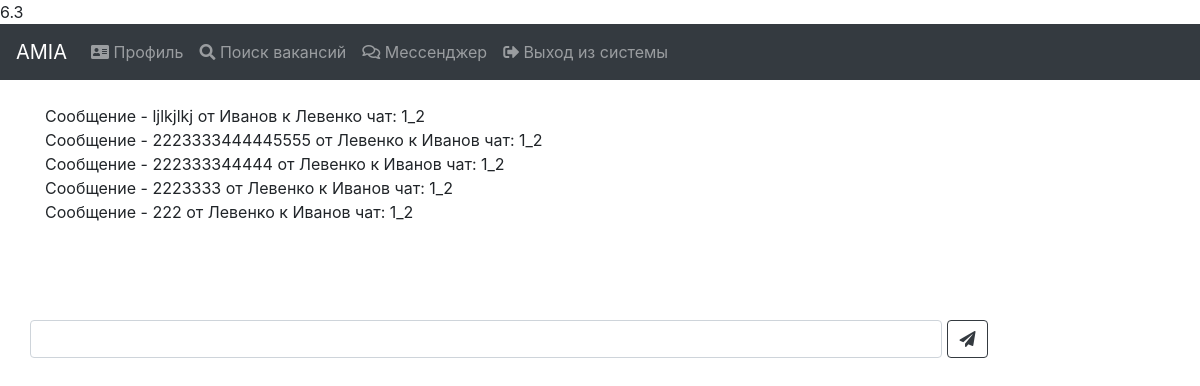
The app's page /messaging/chat/1 with its own data.
### messaging/models.py (models this page shows, shortened)
class Message(models.Model):
    message_text = models.TextField(verbose_name="Текст сообщения")
    message_from = models.ForeignKey(SocialProfile, on_delete=models.CASCADE, verbose_name="Сообщение от",
                                     related_name="Message_from")
    message_to = models.ForeignKey(SocialProfile, on_delete=models.CASCADE, verbose_name="Сообщение к",
                                   related_name="Message_to")
    date_added = models.DateTimeField(verbose_name="Дата и время сообщения", auto_now_add=True)
    chat = models.ForeignKey(Chat, on_delete=models.CASCADE, verbose_name="Название чата", blank=True, null=True)
    def __str__(self):
        return 'Сообщение - ' + self.message_text + ' от ' + self.message_from.last_name + ' к ' + \
               self.message_to.last_name + ' чат: ' + self.chat.chat_name
    class Meta:
        ordering = ('-date_added',)
        verbose_name = 'Message'
        verbose_name_plural = 'Messages'

class Chat(models.Model):
    PERSONAL = 1
    GROUP = 2
    TYPE_CHOICES = [
        (PERSONAL, 'Personal'),
        (GROUP, 'Group'),
    ]
    chat_name = models.CharField(max_length=255, verbose_name="Название чата")
    chat_type = models.IntegerField(verbose_name="Тип чата", choices=TYPE_CHOICES, default=PERSONAL)
    class Meta:
        ordering = ('chat_name',)
        verbose_name = 'Chat'
        verbose_name_plural = 'Chats'

### social_profile/models.py (models this page shows, shortened)
class SocialProfile(models.Model):
    user = models.OneToOneField(User, on_delete=models.CASCADE)
    last_name = models.CharField(max_length=100, verbose_name="Last name")
    first_name = models.CharField(max_length=100, verbose_name="First name")
    patronymic = models.CharField(max_length=100, verbose_name="Patronymic", blank=True, null=True)
    email = models.EmailField(verbose_name="E-mail")
    date_of_birth = models.DateField(verbose_name="Date_of_birth", blank=True, null=True)
    status = models.IntegerField(verbose_name="Status", default=1)
    date_added = models.DateTimeField(verbose_name="Date_added", auto_now_add=True)
    profile_img = models.ImageField(verbose_name="Profile_img", blank=True, null=True, upload_to='profile')
    about_myself = models.TextField(verbose_name="About_myself", blank=True, null=True)
    contact_information_phone = models.CharField(max_length=255, verbose_name="Phone", blank=True, null=True)
    contact_information_address = models.CharField(max_length=255, verbose_name="Address", blank=True, null=True)
    education = models.ManyToManyField(Specialty, verbose_name="Education", through="EducationWithInfo")
    work_experience = models.ManyToManyField(WorkExperience, verbose_name="Work experience")
    interests = models.ManyToManyField(Interest, verbose_name="Interests", blank=True)
    skills = models.ManyToManyField(Skill, verbose_name="Skills", blank=True)
    languages = models.ManyToManyField(Language, verbose_name="Language", through='LanguageWithLevel')
    class Meta:
        ordering = ('last_name',)
        verbose_name = 'Social profile'
        verbose_name_plural = 'Social profiles'

### messaging/views.py (the view)
# urls.py: path('chat/<chat_id>', views.chat_messenger, name='messenger_chat'),
def chat_messenger(request, chat_id):
    chat = Chat.objects.get(pk=chat_id)
    return render(request, 'messaging/chat.html', {
        'chat': chat
    })

### context_processors/models_context.py (called while the page is built)
def models_context(request):
    return {'educational': EducationalInstitution.objects.all(),
            'language_levels': LanguageLevel.objects.all(),
            'languages': Language.objects.all(),
            'specialties': Specialty.objects.all(),
            'skills': Skill.objects.all(),
            'interests': Interest.objects.all(),
            }

### messaging/templates/messaging/chat.html (shortened to what this page needs)
{% extends 'base.html' %}
{% load widget_tweaks %}
{% load static %}
{% block content %}
6.3
    {% if request.user.is_staff %}
        {% include 'hr/navbar_hr.html' %}
    {% else %}
        {% include "social_profile/navbar.html" %}
    {% endif %}
    <br>
    <div class="container">
        <div class="row">
            <div class="col-lg-12">
                {% for message in chat.message_set.all %}
                    {{ message }}<br>
                {% endfor %}<br><br><br><br>
                <div class="form-group row">
                    <input id="chat-message-input" type="text" class="form-control" style="width: 80%;">&nbsp;
                    <button class="btn btn-outline-dark" type="button" value="Send"  id="chat-message-submit">
                        <i class="fa fa-paper-plane" aria-hidden="true"></i>
                    </button>
                </div>
            </div>
        </div>
    </div>
{% endblock %}

### records on screen
Message: message_text+message_from+message_to "Сообщение - ljlkjlkj от Иванов к Левенко чат: 1_2"
Message: message_text+message_from+message_to "Сообщение - 2223333444445555 от Левенко к Иванов чат: 1_2"
Message: message_text+message_from+message_to "Сообщение - 222333344444 от Левенко к Иванов чат: 1_2"
Message: message_text+message_from+message_to "Сообщение - 2223333 от Левенко к Иванов чат: 1_2"
Message: message_text+message_from+message_to "Сообщение - 222 от Левенко к Иванов чат: 1_2"
